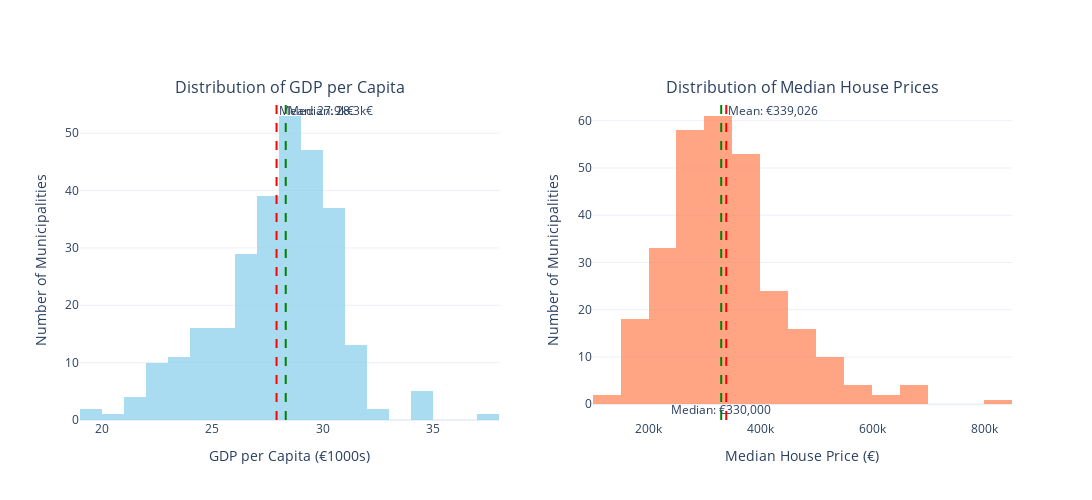

This figure's notebook cell:
### Code cell
# Distribution plots using plotly
from plotly.subplots import make_subplots

fig = make_subplots(
    rows=1, cols=2,
    subplot_titles=('Distribution of GDP per Capita', 'Distribution of Median House Prices')
)

# GDP distribution
fig.add_trace(
    go.Histogram(
        x=municipality_analysis['median_income'],
        name='GDP',
        marker_color='skyblue',
        opacity=0.7,
        nbinsx=30
    ),
    row=1, col=1
)

# Add mean and median lines for GDP
mean_gdp = municipality_analysis['median_income'].mean()
median_gdp = municipality_analysis['median_income'].median()

fig.add_vline(x=mean_gdp, line=dict(color='red', width=2, dash='dash'), 
              annotation_text=f'Mean: {mean_gdp:.1f}k€', row=1, col=1)
fig.add_vline(x=median_gdp, line=dict(color='green', width=2, dash='dash'),
              annotation_text=f'Median: {median_gdp:.1f}k€', row=1, col=1)

# House price distribution
fig.add_trace(
    go.Histogram(
        x=municipality_analysis['median_price'],
        name='Price',
        marker_color='coral',
        opacity=0.7,
        nbinsx=30
    ),
    row=1, col=2
)

# Add mean and median lines for price
mean_price = municipality_analysis['median_price'].mean()
median_price = municipality_analysis['median_price'].median()

fig.add_vline(x=mean_price, line=dict(color='red', width=2, dash='dash'),
              annotation_text=f'Mean: €{mean_price:,.0f}', row=1, col=2)

# Add median line for price, one line lower
fig.add_vline(x=median_price, line=dict(color='green', width=2, dash='dash'), row=1, col=2)
fig.add_annotation(
    x=median_price,
    y=1,
    yref="paper",
    text=f'Median: €{median_price:,.0f}',
    showarrow=False,
    yshift=-10,  
    row=1, col=2
)

# Update axes
fig.update_xaxes(title_text='GDP per Capita (€1000s)', row=1, col=1)
fig.update_xaxes(title_text='Median House Price (€)', row=1, col=2)
fig.update_yaxes(title_text='Number of Municipalities', row=1, col=1)
fig.update_yaxes(title_text='Number of Municipalities', row=1, col=2)

fig.update_layout(
    template='plotly_white',
    width=1200,
    height=500,
    showlegend=False
)

fig.show()

### Figure 1 — Plotly figure (JSON) as saved in the notebook; plotly's stock layout.template omitted (floating-point values rounded to 4 significant figures; data arrays with more than 128 entries replaced by an {"elided": "..."} marker saying what was removed)
{"data": [{"marker": {"color": "skyblue"}, "name": "GDP", "nbinsx": 30, "opacity": 0.7, "type": "histogram", "x": {"elided": "286 float values"}, "xaxis": "x", "yaxis": "y"}, {"marker": {"color": "coral"}, "name": "Price", "nbinsx": 30, "opacity": 0.7, "type": "histogram", "x": {"elided": "286 float values"}, "xaxis": "x2", "yaxis": "y2"}], "layout": {"annotations": [{"font": {"size": 16}, "showarrow": false, "text": "Distribution of GDP per Capita", "x": 0.225, "xanchor": "center", "xref": "paper", "y": 1, "yanchor": "bottom", "yref": "paper"}, {"font": {"size": 16}, "showarrow": false, "text": "Distribution of Median House Prices", "x": 0.775, "xanchor": "center", "xref": "paper", "y": 1, "yanchor": "bottom", "yref": "paper"}, {"showarrow": false, "text": "Mean: 27.9k€", "x": 27.9, "xanchor": "left", "xref": "x", "y": 1, "yanchor": "top", "yref": "y domain"}, {"showarrow": false, "text": "Median: 28.3k€", "x": 28.32, "xanchor": "left", "xref": "x", "y": 1, "yanchor": "top", "yref": "y domain"}, {"showarrow": false, "text": "Mean: €339,026", "x": 339000.0, "xanchor": "left", "xref": "x2", "y": 1, "yanchor": "top", "yref": "y2 domain"}, {"showarrow": false, "text": "Median: €330,000", "x": 330000, "xref": "x2", "y": 1, "yref": "y2", "yshift": -10}], "height": 500, "shapes": [{"line": {"color": "red", "dash": "dash", "width": 2}, "type": "line", "x0": 27.9, "x1": 27.9, "xref": "x", "y0": 0, "y1": 1, "yref": "y domain"}, {"line": {"color": "green", "dash": "dash", "width": 2}, "type": "line", "x0": 28.32, "x1": 28.32, "xref": "x", "y0": 0, "y1": 1, "yref": "y domain"}, {"line": {"color": "red", "dash": "dash", "width": 2}, "type": "line", "x0": 339000.0, "x1": 339000.0, "xref": "x2", "y0": 0, "y1": 1, "yref": "y2 domain"}, {"line": {"color": "green", "dash": "dash", "width": 2}, "type": "line", "x0": 330000, "x1": 330000, "xref": "x2", "y0": 0, "y1": 1, "yref": "y2 domain"}], "showlegend": false, "width": 1200, "xaxis": {"anchor": "y", "domain": [0, 0.45], "title": {"text": "GDP per Capita (€1000s)"}}, "xaxis2": {"anchor": "y2", "domain": [0.55, 1], "title": {"text": "Median House Price (€)"}}, "yaxis": {"anchor": "x", "domain": [0, 1], "title": {"text": "Number of Municipalities"}}, "yaxis2": {"anchor": "x2", "domain": [0, 1], "title": {"text": "Number of Municipalities"}}}}
